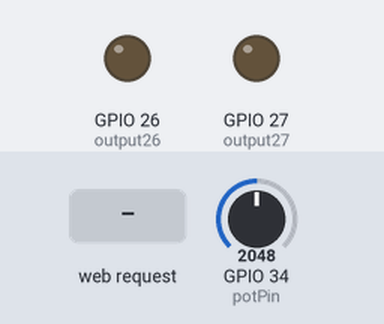
A sketch run on a simulated ESP32. On the bench: output pins drawn as LEDs (lit = HIGH). The test bench sets the inputs (shaded band); at power-on: GPIO 34 (potPin) = 2048. WiFi joins after 1.5 s; servers stay silent unless stated; uploads are accepted with an empty reply; what the sketch prints to the serial monitor is not drawn.

Above: at 2.7 s.
2.8 s: HTTP request GET /26/on received
At 3.9 s:
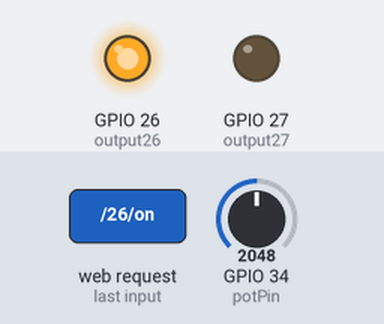
4.3 s: HTTP request GET /27/on received
At 5.0 s:
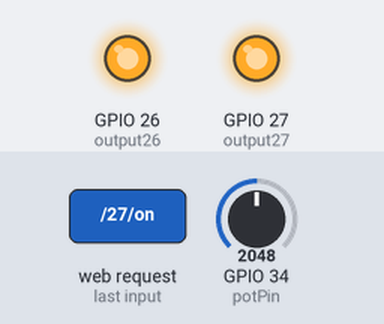
5.8 s: HTTP request GET /26/off received
At 6.2 s:
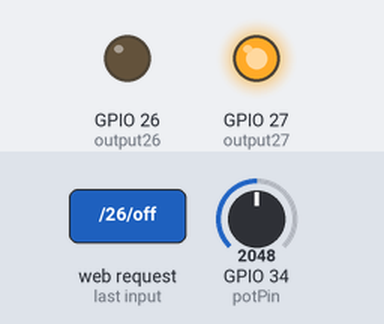
7.3 s: HTTP request GET /27/off received
At 8.5 s:
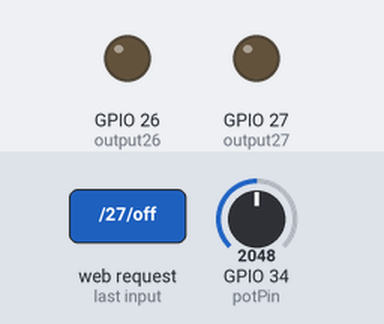
Timing chart, 0 to 9.8 s (numbered marks = the images above; inputs shaded):
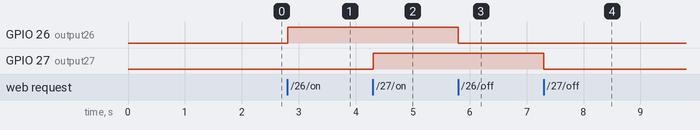

The sketch:

HTTP_Fav.ino
```cpp
// Load Wi-Fi library
#include <WiFi.h>
#include <HTTPClient.h>
#include <ArduinoJson.h>

#define APIKEY  "eyJhbGciOiJIUzI1NiIsInR5cCI6IkpXVCJ9.eyJ1c2VybmFtZSI6InN1bnJheSIsInJlYWRfd3JpdGUiOmZhbHNlLCJpYXQiOjE2MTUyNTkxMTR9.xVoSoTuuF26OOeyMEFziszTDHBQjTwTpeRlYW9LnbKs"
#define DEVICE_DEV_ID "deviceDefault@sunray"

// Replace with your network credentials
const char* ssid = "OPTIPLE-2LLMA1F 8120";
const char* password = "77W57}8x";
// Set web server port number to 80
WiFiServer server(80);
// Variable to store the HTTP request
String header;
// Auxiliar variables to store the current output state
String output26State = "off";
String output27State = "off";
int LED26;
int LED27;
// Assign output variables to GPIO pins
const int output26 = 26;
const int output27 = 27;

// Potentiometer is connected to GPIO 34 (Analog ADC1_CH6)
const int potPin = 34;
// variable for storing the potentiometer value
int potValue = 0;
float volt=0.0;

void setup() {
Serial.begin(115200);
// Initialize the output variables as outputs
pinMode(output26, OUTPUT);
pinMode(output27, OUTPUT);
// Set outputs to LOW
digitalWrite(output26, LOW);
digitalWrite(output27, LOW);
// Connect to Wi-Fi network with SSID and password
Serial.print("Connecting to ");
Serial.println(ssid);
WiFi.begin(ssid, password);
while (WiFi.status() != WL_CONNECTED) {
  delay(500);
  Serial.print(".");
  }

// Print local IP address and start web server
Serial.println("");
Serial.println("WiFi connected.");
Serial.println("IP address: ");
Serial.println(WiFi.localIP());
server.begin();
}

void loop(){
WiFiClient client = server.available(); // Listen for incoming clients
if (client) { // If a new client connects,
  Serial.println("New Client."); // print a message out in the serial port
  String currentLine = ""; // make a String to hold incoming data from the client
    while (client.connected()) { // loop while the client's connected
      if (client.available()) { // if there's bytes to read from the client,
        char c = client.read(); // read a byte, then
        Serial.write(c); // print it out the serial monitor
        header += c;
          if (c == '\n') { // if the byte is a newline character
            // if the current line is blank, you got two newline characters in a row.
            // that's the end of the client HTTP request, so send a response:
              if (currentLine.length() == 0) {
              // HTTP headers always start with a response code (e.g. HTTP/1.1 200 OK)
              // and a content-type so the client knows what's coming, then a blank line:
                client.println("HTTP/1.1 200 OK");
                client.println("Content-type:text/html");
                client.println("Connection: close");
                client.println();

// turns the GPIOs on and off
if (header.indexOf("GET /26/on") >= 0) {
  Serial.println("GPIO 26 on");
  output26State = "on";
  LED26 = digitalRead(output26);
  digitalWrite(output26, HIGH);
  }
  else if (header.indexOf("GET /26/off") >= 0) {
  Serial.println("GPIO 26 off");
  output26State = "off";
  LED26 = digitalRead(output26);
  digitalWrite(output26, LOW);
  }
  else if (header.indexOf("GET /27/on") >= 0) {
  Serial.println("GPIO 27 on");
  output27State = "on";
  LED27 = digitalRead(output27);
  digitalWrite(output27, HIGH);
  }
  else if (header.indexOf("GET /27/off") >= 0) {
  Serial.println("GPIO 27 off");
  output27State = "off";
  LED27 = digitalRead(output27);
  digitalWrite(output27, LOW);
  }

// Reading potentiometer value
potValue = analogRead(potPin);
volt = (float)potValue/4095*3.3;
Serial.println("ADC:");
Serial.println(potValue);
Serial.println("Volt:");
Serial.println(volt);
delay(500);

StaticJsonDocument<200> doc;

JsonObject root = doc.to<JsonObject>(); // Json Object refer to { }
root["device_developer_id"] = DEVICE_DEV_ID;

JsonObject data = root.createNestedObject("data");
data["LED26"] = LED26;
data["LED27"] = LED27;
data["Volt"] = volt;

String body;
serializeJson(root, body);
Serial.println(body);

HTTPClient http;

http.begin("http://apiv2.favoriot.com/v2/streams");
http.addHeader("Content-Type", "application/json");
http.addHeader("Apikey", APIKEY);

int httpCode = http.POST(body);
if (httpCode > 0) {
  Serial.printf("[HTTP] POST... code: %d\n", httpCode);
    if (httpCode == HTTP_CODE_OK) {
      String payload = http.getString();
      Serial.println(payload);
      }
    }
    else {
      Serial.printf("[HTTP] POST... failed, error: %s\n", http.errorToString(httpCode).c_str());
    }
    http.end();

// Display the HTML web page
client.println("<!DOCTYPE html><html>");
client.println("<head><meta name=\"viewport\" content=\"width=device-width, initial-scale=1\">");
client.println("<link rel=\"icon\" href=\"data:,\">");

// CSS to style the on/off buttons
// Feel free to change the background-color and font-size attributes to fit your preferences
client.println("<style>html { font-family: Helvetica; display: inline-block; margin: 0px auto; text-align: center;}");
client.println(".button { background-color: #4CAF50; border: none; color: white; padding: 16px 40px;");
client.println("text-decoration: none; font-size: 30px; margin: 2px; cursor: pointer;}");
client.println(".button2 {background-color: #555555;}</style></head>");

// Web Page Heading
client.println("<h1>ESP32 Web Server</h1>");

// Display current state, and ON/OFF buttons for GPIO 26
client.println("<p>GPIO 26 - State " + output26State + "</p>");

// If the output26State is off, it displays the ON button
if (output26State=="off") {
  client.println("<p><a href=\"/26/on\"><button class=\"button\">ON</button></a></p>");
  }
  else {
  client.println("<p><a href=\"/26/off\"><button class=\"button button2\">OFF</button></a></p>");
}

// Display current state, and ON/OFF buttons for GPIO 27
client.println("<p>GPIO 27 - State " + output27State + "</p>");

// If the output27State is off, it displays the ON button
if (output27State=="off") {
  client.println("<p><a href=\"/27/on\"><button class=\"button\">ON</button></a></p>");
  }
  else {
  client.println("<p><a href=\"/27/off\"><button class=\"button button2\">OFF</button></a></p>");
}
client.println("</body></html>");
// The HTTP response ends with another blank line
client.println();
// Break out of the while loop
break;
} else { // if you got a newline, then clear currentLine
currentLine = "";
}
} else if (c != '\r') { // if you got anything else but a carriage return character,
currentLine += c; // add it to the end of the currentLine
}
}
}
// Clear the header variable
header = "";
// Close the connection
client.stop();
Serial.println("Client disconnected.");
Serial.println("");
}
}
```

Measured:
- after the input at 2.8 s, GPIO 26 (output26): LOW → HIGH at once
- after the input at 4.3 s, GPIO 27 (output27): LOW → HIGH at once
- after the input at 5.8 s, GPIO 26 (output26): HIGH → LOW at once
- after the input at 7.3 s, GPIO 27 (output27): HIGH → LOW at once
